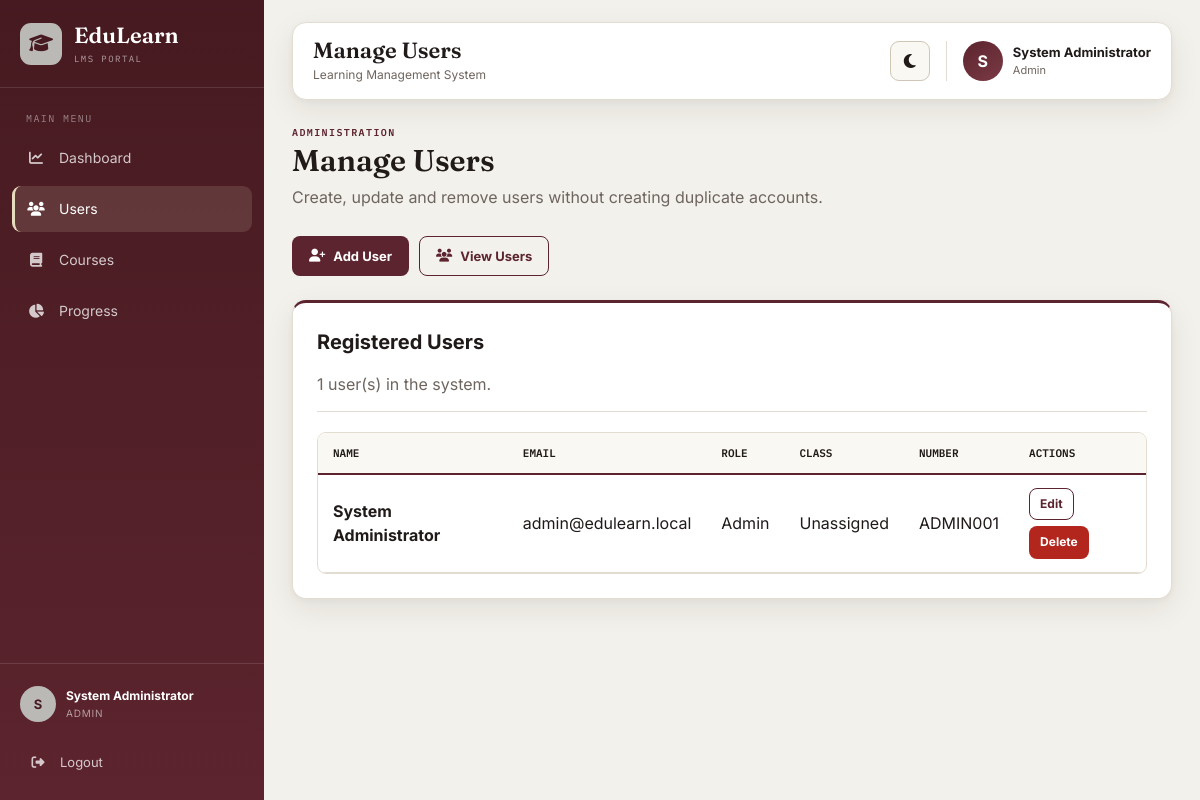
/admin/manage_users.php?panel=view (signed in), run on the app's committed database.
### tables this page shows
CREATE TABLE users (
    user_id INT AUTO_INCREMENT PRIMARY KEY,
    role ENUM('admin','instructor','learner') NOT NULL,
    name VARCHAR(100) NOT NULL,
    surname VARCHAR(100) NOT NULL,
    email VARCHAR(150) NOT NULL UNIQUE,
    contact VARCHAR(50),
    address VARCHAR(255),
    password_hash VARCHAR(255) NOT NULL,
    admin_number VARCHAR(100) UNIQUE NULL,
    invigilator_number VARCHAR(100) UNIQUE NULL,
    class_id INT NULL,
    created_at TIMESTAMP DEFAULT CURRENT_TIMESTAMP,
    FOREIGN KEY (class_id) REFERENCES classes(class_id) ON DELETE SET NULL
);

### includes/auth.php (called while the page is built, shortened)
<?php
function e($value)
{
    return htmlspecialchars($value ?? '', ENT_QUOTES, 'UTF-8');
}

### admin/manage_users.php (the view, shortened to what this page needs)
<?php
require_once __DIR__ . '/../includes/db_connect.php';
require_once __DIR__ . '/../includes/auth.php';
$panel = $_GET['panel'] ?? '';
try {
    $users = $pdo->query(
        "SELECT u.*, c.class_name
         FROM users u
         LEFT JOIN classes c ON u.class_id = c.class_id
         ORDER BY u.created_at DESC"
    )->fetchAll();
} catch (PDOException $e) {
    if ((int)$e->errorInfo[1] === 1062) {
        $error = 'That email or administrator/instructor number is already registered.';
    } else {
        $error = 'The user could not be saved.';
    }
} catch (RuntimeException $e) {
    $error = $e->getMessage();
}
$pageTitle = 'Manage Users';
require __DIR__ . '/../includes/header.php';
?>
<div class="page-heading">
    <div>
        <div class="eyebrow">ADMINISTRATION</div>
        <h1>Manage Users</h1>
        <p>Create, update and remove users without creating duplicate accounts.</p>
    </div>
</div>
<div class="action-toolbar">
    <a class="btn btn-primary" href="manage_users.php?panel=add">
        <i class="fa-solid fa-user-plus"></i> Add User
    </a>
    <a class="btn btn-outline" href="manage_users.php?panel=view">
        <i class="fa-solid fa-users"></i> View Users
    </a>
</div>
<?php if ($panel === 'view'): ?>
<section class="dashboard-card">
    <div class="card-header">
        <div>
            <h2>Registered Users</h2>
            <p class="text-muted"><?= count($users) ?> user(s) in the system.</p>
        </div>
    </div>
    <div class="table-container">
        <table>
            <thead>
                <tr><th>Name</th><th>Email</th><th>Role</th><th>Class</th><th>Number</th><th>Actions</th></tr>
            </thead>
            <tbody>
            <?php foreach ($users as $user): ?>
                <tr>
                    <td><strong><?= e($user['name'] . ' ' . $user['surname']) ?></strong></td>
                    <td><?= e($user['email']) ?></td>
                    <td><span class="badge badge-<?= e($user['role']) ?>"><?= e(ucfirst($user['role'])) ?></span></td>
                    <td><?= e($user['class_name'] ?? 'Unassigned') ?></td>
                    <td><?= e($user['admin_number'] ?? $user['invigilator_number'] ?? '-') ?></td>
                    <td>
                        <div class="table-actions">
                            <a class="btn btn-outline btn-small" href="manage_users.php?edit=<?= (int)$user['user_id'] ?>">Edit</a>
                            <form method="POST" class="inline-form" onsubmit="return confirm('Are you sure you want to delete this user? This cannot be undone.');">
                                <button class="btn btn-danger btn-small" type="submit">Delete</button>
                            </form>
                        </div>
                    </td>
                </tr>
            <?php endforeach; ?>
            </tbody>
        </table>
    </div>
</section>
<?php endif; ?>
<?php require __DIR__ . '/../includes/footer.php'; ?>

### includes/header.php (shortened to what this page needs)
<?php
require_once __DIR__ . '/auth.php';
$currentPage = basename($_SERVER['PHP_SELF']);
$role = $_SESSION['role'] ?? '';
?>
<!DOCTYPE html>
<html lang="en">
<head>
<link rel="stylesheet" href="../assets/css/Lms.css">
<link rel="stylesheet" href="https://cdnjs.cloudflare.com/ajax/libs/font-awesome/6.5.2/css/all.min.css">
</head>
<body>
<div class="lms-app">
<aside class="sidebar" id="sidebar">
    <div class="logo">
        <div class="logo-mark"><i class="fa-solid fa-graduation-cap"></i></div>
        <div class="logo-text">
            <span>EduLearn</span>
            <small>LMS PORTAL</small>
        </div>
    </div>
    <nav class="sidebar-navigation">
        <div class="nav-label">MAIN MENU</div>
        <ul class="sidebar-menu">
            <li class="menu-item">
                <a href="dashboard.php" class="<?= $currentPage === 'dashboard.php' ? 'active' : '' ?>">
                    <i class="fa-solid fa-chart-line"></i><span>Dashboard</span>
                </a>
            </li>
            <?php if ($role === 'admin'): ?>
                <li class="menu-item">
                    <a href="manage_users.php" class="<?= $currentPage === 'manage_users.php' ? 'active' : '' ?>">
                        <i class="fa-solid fa-users"></i><span>Users</span>
                    </a>
                </li>
                <li class="menu-item">
                    <a href="manage_courses.php" class="<?= $currentPage === 'manage_courses.php' ? 'active' : '' ?>">
                        <i class="fa-solid fa-book"></i><span>Courses</span>
                    </a>
                </li>
                <li class="menu-item">
                    <a href="progress.php" class="<?= $currentPage === 'progress.php' ? 'active' : '' ?>">
                        <i class="fa-solid fa-chart-pie"></i><span>Progress</span>
                    </a>
                </li>
            <?php endif; ?>
        </ul>
    </nav>
    <div class="sidebar-footer">
        <a href="../profile.php" class="sidebar-user">
            <div class="sidebar-user-avatar"><?= e(strtoupper(substr($_SESSION['name'] ?? 'U', 0, 1))) ?></div>
            <div class="sidebar-user-details">
                <strong><?= e($_SESSION['name'] ?? 'User') ?></strong>
                <small><?= e(ucfirst($role ?: 'User')) ?></small>
            </div>
        </a>
        <a href="../logout.php" class="logout-link">
            <i class="fa-solid fa-right-from-bracket"></i><span>Logout</span>
        </a>
    </div>
</aside>
<main class="main-content">
    <header class="top-header">
        <div class="header-left">
            <div class="page-title-block">
                <h2><?= e($pageTitle ?? 'Dashboard') ?></h2>
                <p>Learning Management System</p>
            </div>
        </div>
        <div class="header-right">
            <button type="button" class="theme-toggle" id="themeToggle" title="Toggle dark mode" aria-label="Toggle dark mode">
                <i class="fa-solid fa-moon"></i>
            </button>
            <a href="../profile.php" class="profile profile-link">
                <div class="profile-image"><?= e(strtoupper(substr($_SESSION['name'] ?? 'U', 0, 1))) ?></div>
                <div class="profile-details">
                    <strong><?= e($_SESSION['name'] ?? 'User') ?></strong>
                    <small><?= e(ucfirst($role ?: 'User')) ?></small>
                </div>
            </a>
        </div>
    </header>
    <section class="content">

### includes/footer.php (shortened to what this page needs)
</section>
</main>
</div>
</body>
</html>

### data on the page
users: name+surname "System Administrator", email "admin@edulearn.local", role "Admin", class_name "Unassigned", admin_number "ADMIN001"

### other printed values
substr($_SESSION['name'] ?? 'U', 0, 1) "S"
$_SESSION['name'] "System Administrator"
$role ?: 'User' "ADMIN"
$pageTitle "Manage Users"
$role ?: 'User' "Admin"
count($users) "1"
